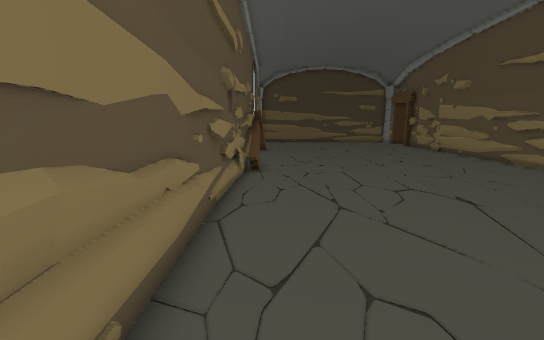
[1] (above)

13 first-person views from a walk through a 3-D level made in the Unity game engine. The camera is 1.2 m above the floor, tilts 10° down and sees 90° across. The floor is counted in squares, 0.5 m on a side. Each view is taken from the middle of a square. On the plan, view 1 faces up. The plan holds only what a view shows up to about 18 squares ahead; the rest is blank. The place goes on beyond the plan. The player character is not drawn. Some animated figures are not drawn. Door leaves are left out, so doorways stand open.

[2]
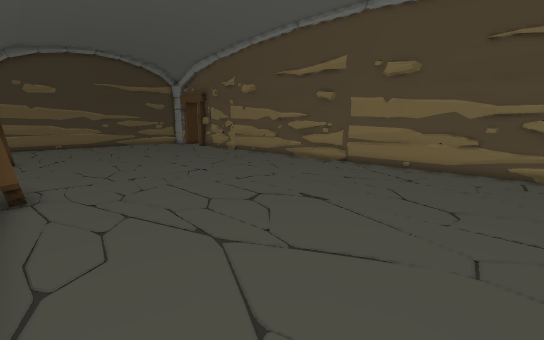

[3]
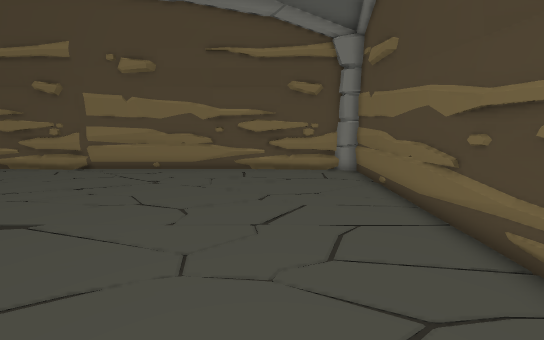

[4]
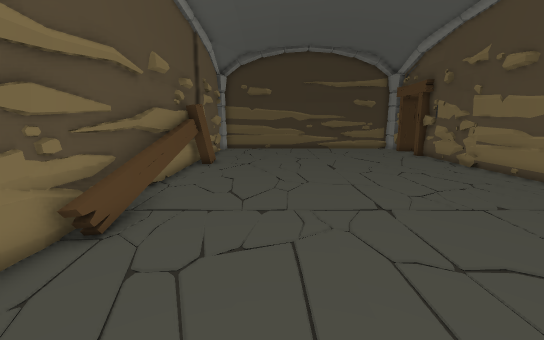

[5]
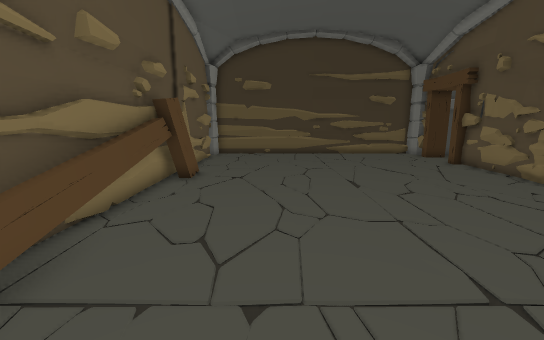

[6]
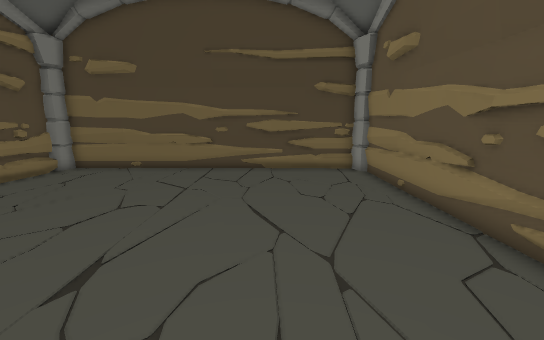

[7]
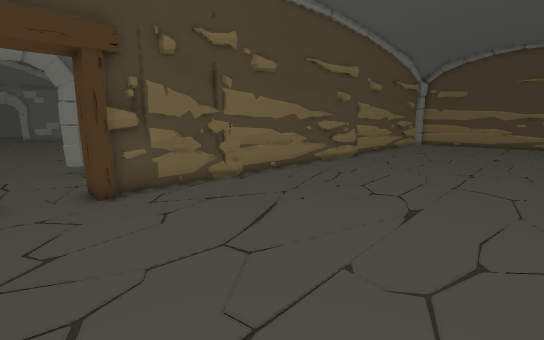

[8]
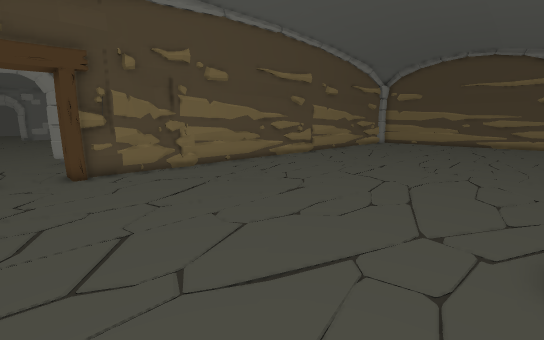

[9]
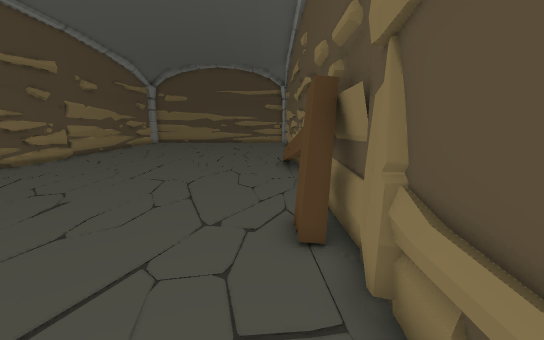

[10]
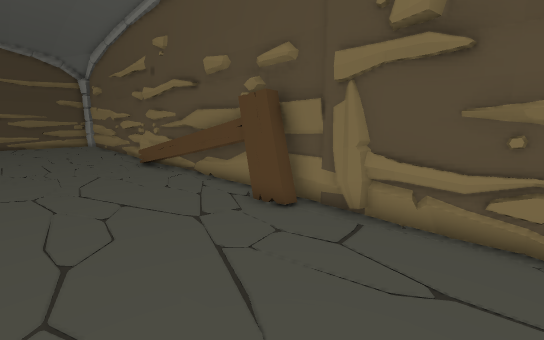

[11]
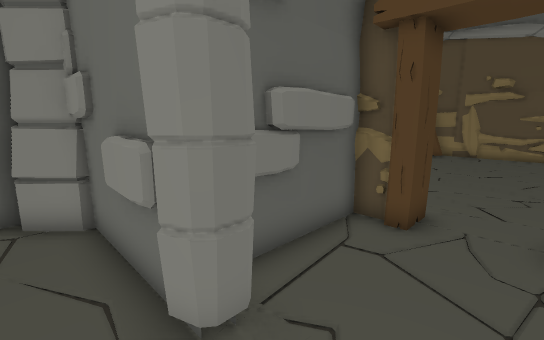

[12]
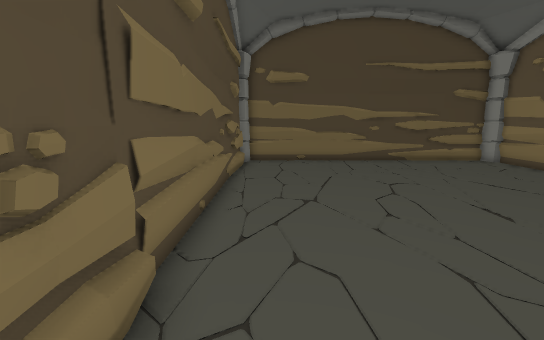

[13]
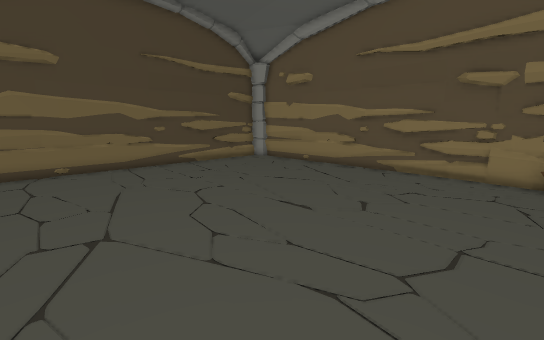

### Floor plan
Points are (right, up) in squares from view 1. A wall is a line through its corners. A room is listed if a view was taken in it or the views show most of it. See-through windows are left out.
Room 1 (views 1, 2, 3, 4, 5, 6, 7, 8, 9, 10, 12, 13)
walls: (13.7, 15.3) (13.8, 16.2); (13.7, 17.1) (13.9, 18.3); (14, 17.4) (13.8, 18.3); (-1.5, 13.4) (-1.6, 12.4); (-1.3, 18.8) (-1.6, 17.3); (-1.5, 10.2) (-1.6, 7.1); (13.9, 22.7) (13.7, 24) (13.9, 24.5) (13.6, 26.1); (13.6, 23.1) (14, 25.6); (14.2, 22.8) (14, 24); (-1.3, 21.8) (-1.2, 19.1); (14, 24.3) (13.8, 24.6); (-1.7, 7) (-1.5, 4.6); (13.9, 25.2) (13.7, 27.6); (13.7, 4.6) (13.9, 6.1); (-1.7, 6.2) (-1.8, 4.5); (-1.4, 24.3) (-1.3, 22.6); (13.8, 25.6) (13.9, 26.2); (-1.7, 5.2) (-1.6, 4.5); (14, 3.9) (13.7, 6.1); (14.1, 26.2) (14.2, 26.9); (-1.5, 4.8) (-1.6, 4.1); (-0.9, 26.3) (-0.9, 12.3); (13.7, 2.7) (13.9, 3.7); (15, 26.8) (18.2, 26.8); (13.4, 27.9) (14, 27.9); (14.3, 27.5) (14.6, 26.6) (18.1, 26.6); (13.5, 28.1) (14.4, 28.1) (14.5, 26.6); (-1.6, 26.9) (-1.3, 26.5) (-1.4, 26.1); (14.1, 27.9) (14.8, 27.9) (14.8, 27.5); (-1.3, 27.7) (-1.5, 25.8); (18.9, 27.3) (19.1, 27.9); (6.4, -2.2) (7.6, -2.1); (-1.6, 30) (-1.3, 27.5); (-1.4, 30.2) (-1.6, 28.7); (4.5, -2.2) (6.9, -2); (-1.6, 30.2) (-1.5, 26.6); (-1.7, 30.3) (-1.6, -1.4); (13.6, -1.4) (13.9, -1.2); (13.3, -2) (13.6, -1.5) (13.9, -1.3) (13.9, 28.1); (-1.4, -1.2) (-1.2, -1.8); (-1.1, -2.2) (13.5, -2.2)
low walls: (14, 14.3) (14.1, 15.9); (13.7, 11.7) (13.9, 14.1); (-0.7, 15.4) (-0.7, 14.5); (-0.7, 14.4) (-0.7, 13.1); (-1, 13.1) (-0.9, 11.8); (13.9, 19.5) (13.8, 20.4); (-1.4, 13.7) (-1.4, 12.9); (-1.3, 12.8) (-1.4, 11.6); (14.4, 20) (14.3, 20.5); (13.6, 22.3) (14, 24.3); (13.9, 7.4) (13.8, 8.4); (14, 24.1) (13.5, 25.2); (13.6, 26.3) (13.4, 27.1); (13.7, 26.8) (13.9, 27.6); (-1.4, 26.1) (-1.4, 25.4); (-1.2, 26.9) (-1.1, 26.4); (14.5, 27.4) (14.6, 27); (-1.7, 3.1) (-1.6, 2)
ways out: open door at (19.5, 29) to room 2
Room 2 (view 11)
walls: (19.9, 26.9) (19.9, 25.1); (19.7, 26.7) (19.7, 22.7); (19.8, 27.9) (20.1, 27.3); (19.9, 23.9) (19.9, 22.6); (19.8, 23) (20.9, 22); (20.6, 21.5) (21.3, 21.5)
ways out: open door at (19.5, 29) to room 1

Positions as (right, up) in squares from view 1, and headings:
1: (0, 0), facing up
2: (-1, 3), facing up-right
3: (0, 2), facing right
4: (3, 8), facing up
5: (3, 12), facing up
6: (3, 12), facing down
7: (4, 30), facing down-right
8: (0, 30), facing down-right
9: (0, 30), facing down
10: (5, 30), facing down-left
11: (21, 30), facing down-left
12: (12, 15), facing down
13: (12, 13), facing down-left
